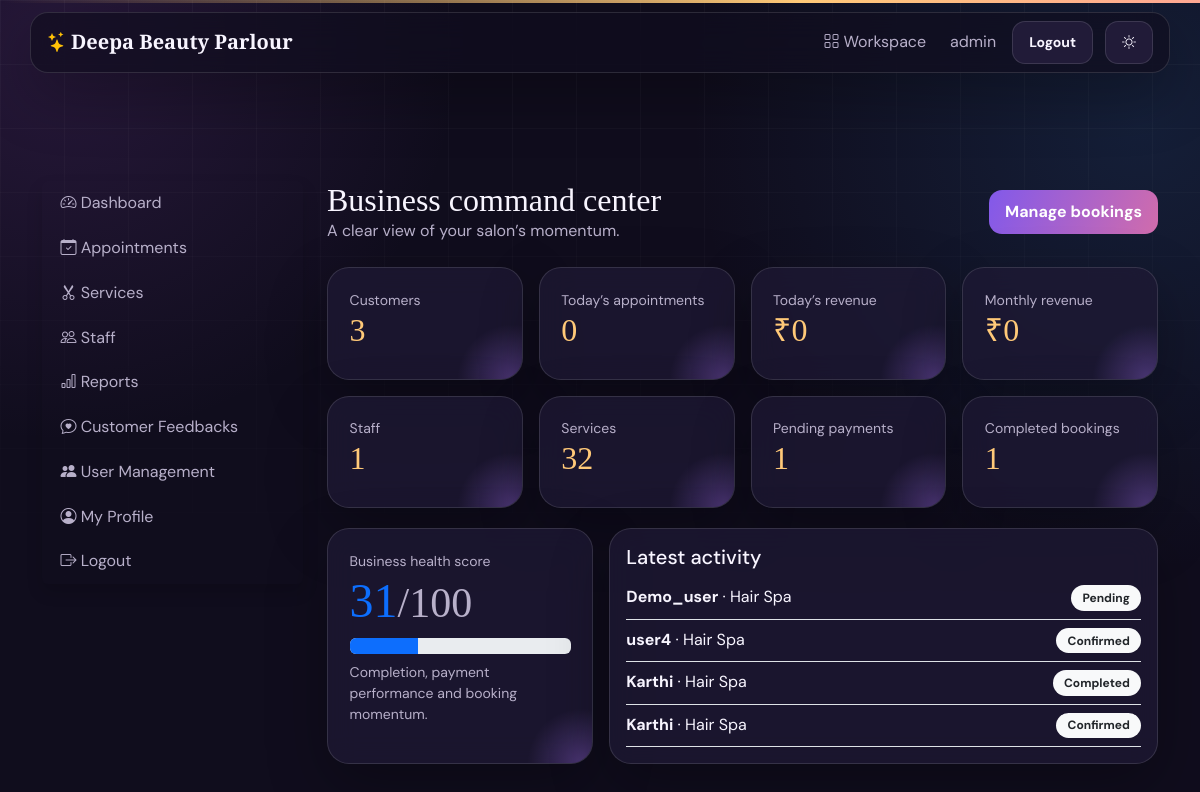
Page /owner/ (signed in) on the earlier database version.
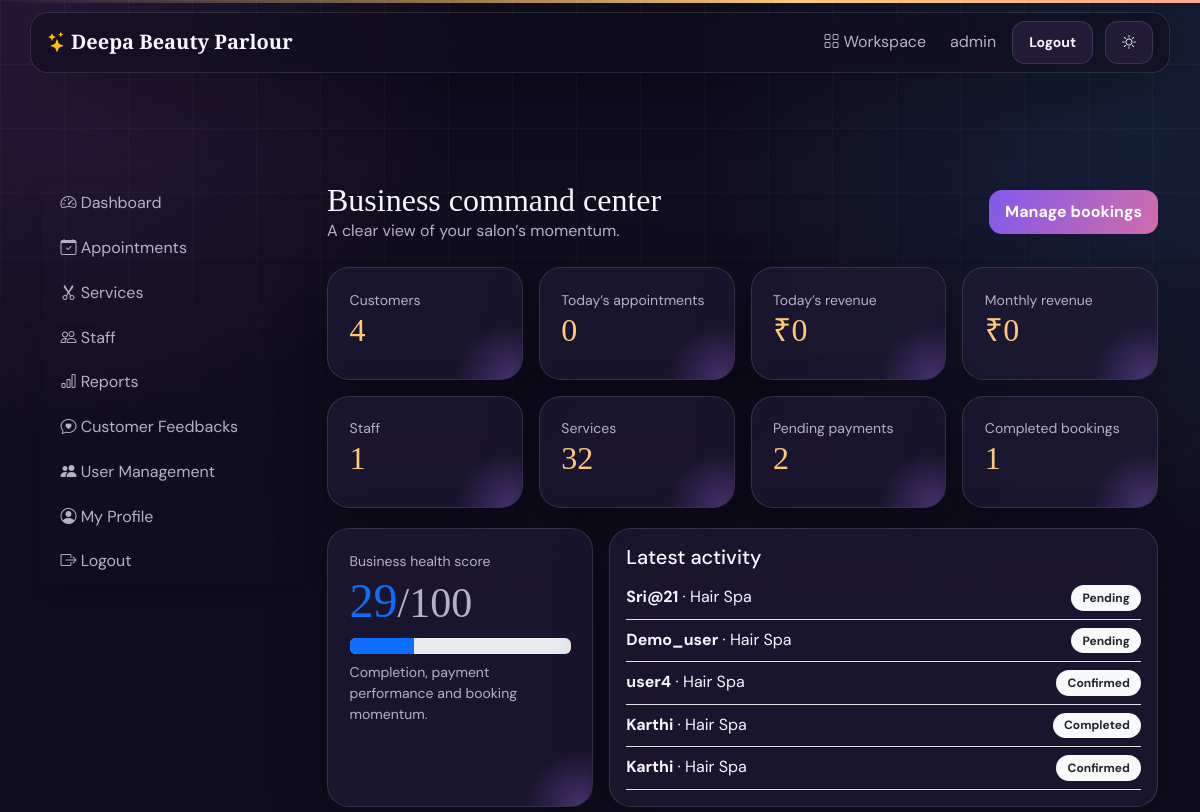
Same page on the later database version.
### appointments/models.py (models this page shows, shortened)
class Appointment(models.Model):
    class Status(models.TextChoices):
        PENDING = "PENDING", "Pending"
        CONFIRMED = "CONFIRMED", "Confirmed"
        COMPLETED = "COMPLETED", "Completed"
        CANCELLED = "CANCELLED", "Cancelled"
    customer = models.ForeignKey(
        settings.AUTH_USER_MODEL,
        on_delete=models.CASCADE,
        related_name="appointments"
    )
    salon = models.ForeignKey(
        Salon,
        on_delete=models.CASCADE
    )
    staff = models.ForeignKey(
        Staff,
        on_delete=models.SET_NULL,
        null=True,
        blank=True,
        related_name="appointments"
    )
    service = models.ForeignKey(
        Service,
        on_delete=models.CASCADE
    )
    appointment_date = models.DateField()
    appointment_time = models.TimeField()
    notes = models.TextField(
        blank=True
    )
    status = models.CharField(
        max_length=20,
        choices=Status.choices,
        default=Status.PENDING
    )
    worker_completed = models.BooleanField(default=False)
    worker_completed_at = models.DateTimeField(null=True, blank=True)
    worker_notes = models.TextField(blank=True)
    loyalty_redeemed = models.PositiveIntegerField(default=0)
    rescheduled_from = models.ForeignKey("self", null=True, blank=True, on_delete=models.SET_NULL, related_name="reschedules")
    created_at = models.DateTimeField(auto_now_add=True)
    updated_at = models.DateTimeField(auto_now=True)
    class Meta: #Prevent the double Booking
        ordering = ["appointment_date", "appointment_time"]

### accounts/models.py (models this page shows, shortened)
class User(AbstractUser):
    class Role(models.TextChoices):
        CUSTOMER = "CUSTOMER", "Customer"
        OWNER = "OWNER", "Salon Owner"
        STAFF = "STAFF", "Staff"
        SERVICE_MANAGER = "SERVICE_MANAGER", "Service Management"
        ADMIN = "ADMIN", "Admin"
    role = models.CharField(
        max_length=20,
        choices=Role.choices,
        default=Role.CUSTOMER
    )
    phone = models.CharField(max_length=15, blank=True)
    profile_image = models.ImageField(
        upload_to="profiles/",
        blank=True,
        null=True
    )
    created_at = models.DateTimeField(auto_now_add=True)

### services/models.py (models this page shows, shortened)
class Service(models.Model):
    salon = models.ForeignKey(
        Salon,
        on_delete=models.CASCADE,
        related_name="services"
    )
    name = models.CharField(max_length=100)
    description = models.TextField(blank=True)
    duration = models.PositiveIntegerField(
        help_text="Duration in minutes"
    )
    price = models.DecimalField(
        max_digits=8,
        decimal_places=2
    )
    image = models.ImageField(
        upload_to="services/",
        blank=True,
        null=True
    )
    is_available = models.BooleanField(default=True)
    is_trending = models.BooleanField(default=False)
    created_at = models.DateTimeField(auto_now_add=True)
    class Meta:
        ordering = ["name"]

### owner/views.py (the view)
# urls.py: path("", owner_dashboard, name="owner_dashboard"),
@owner_required
def owner_dashboard(request):
    today = timezone.localdate()
    appointments = scoped(request, Appointment.objects.all())
    payments = Payment.objects.filter(
        appointment__in=appointments,
        status=Payment.Status.VERIFIED,
    )
    month = today.replace(day=1)
    completed = appointments.filter(status=Appointment.Status.COMPLETED)
    total = appointments.count()
    health = min(100, round((completed.count() / total * 45 if total else 0) + (payments.filter(appointment__appointment_date__gte=month).count() / max(1, appointments.filter(appointment_date__gte=month).count()) * 35) + 20))
    status_counts = {status: appointments.filter(status=status).count() for status in Appointment.Status.values}
    top_staff = payments.values("appointment__staff__name").annotate(total=Sum("amount")).order_by("-total").first()
    popular_services = appointments.values("service__name").annotate(total=Count("id")).order_by("-total")[:5]
    worker_completed_count = appointments.filter(worker_completed=True).count()
    from reviews.models import Feedback
    feedbacks_count = Feedback.objects.count()
    avg_rating = Feedback.objects.aggregate(avg=Avg("rating"))["avg"] or 0
    context = {
        "total_customers": appointments.values("customer").distinct().count(),
        "today_appointments": appointments.filter(appointment_date=today).count(),
        "today_revenue": payments.filter(appointment__appointment_date=today).aggregate(v=Sum("amount"))["v"] or 0,
        "monthly_revenue": payments.filter(appointment__appointment_date__gte=month).aggregate(v=Sum("amount"))["v"] or 0,
        "total_staff": scoped(request, Staff.objects.all()).count(),
        "total_services": scoped(request, Service.objects.all()).count(),
        "pending_payments": Payment.objects.filter(appointment__in=appointments, status="PENDING").count(),
        "verified_payments": payments.count(),
        "cancelled": status_counts[Appointment.Status.CANCELLED],
        "completed": completed.count(),
        "worker_completed_count": worker_completed_count,
        "feedbacks_count": feedbacks_count,
        "avg_rating": round(avg_rating, 1),
        "health": health,
        "top_staff": top_staff,
        "popular_services": popular_services,
        "status_labels": list(status_counts.keys()),
        "status_values": list(status_counts.values()),
        "recent": appointments.select_related("customer", "service", "staff").order_by("-created_at")[:8]
    }
    return render(request, "owner/dashboard.html", context)

### owner/views.py (called while the page is built, shortened)
def get_admin_salon(request):
    if hasattr(request.user, "salon"):
        return request.user.salon

def scoped(request, qs):
    salon = get_admin_salon(request)
    if salon and hasattr(qs.model, "salon"):
        return qs.filter(salon=salon)
    return qs

### templates/owner/dashboard.html
{% extends "owner/base.html" %}{% block owner_content %}<div class="d-flex justify-content-between align-items-center mb-4"><div><h2 class="page-title mb-0">Business command center</h2><p class="text-muted mb-0">A clear view of your salon’s momentum.</p></div><a href="{% url 'owner_appointments' %}" class="btn btn-primary">Manage bookings</a></div><div class="row g-3">{% for label,value in stats %}{% endfor %}<div class="col-6 col-xl-3"><div class="card metric"><small class="text-muted">Customers</small><h2>{{ total_customers }}</h2></div></div><div class="col-6 col-xl-3"><div class="card metric"><small class="text-muted">Today’s appointments</small><h2>{{ today_appointments }}</h2></div></div><div class="col-6 col-xl-3"><div class="card metric"><small class="text-muted">Today’s revenue</small><h2>₹{{ today_revenue }}</h2></div></div><div class="col-6 col-xl-3"><div class="card metric"><small class="text-muted">Monthly revenue</small><h2>₹{{ monthly_revenue }}</h2></div></div><div class="col-6 col-xl-3"><div class="card metric"><small class="text-muted">Staff</small><h2>{{ total_staff }}</h2></div></div><div class="col-6 col-xl-3"><div class="card metric"><small class="text-muted">Services</small><h2>{{ total_services }}</h2></div></div><div class="col-6 col-xl-3"><div class="card metric"><small class="text-muted">Pending payments</small><h2>{{ pending_payments }}</h2></div></div><div class="col-6 col-xl-3"><div class="card metric"><small class="text-muted">Completed bookings</small><h2>{{ completed }}</h2></div></div></div><div class="row g-3 mt-1"><div class="col-md-4"><div class="card metric h-100"><small class="text-muted">Business health score</small><h1 class="display-5 text-primary">{{ health }}<small>/100</small></h1><div class="progress"><div class="progress-bar" style="width:{{ health }}%"></div></div><p class="small text-muted mt-2 mb-0">Completion, payment performance and booking momentum.</p></div></div><div class="col-md-8"><div class="card h-100"><div class="card-body"><h5>Latest activity</h5>{% for a in recent %}<div class="d-flex justify-content-between border-bottom py-2"><span><strong>{{ a.customer.username }}</strong> · {{ a.service.name }}</span><span class="badge bg-light text-dark">{{ a.get_status_display }}</span></div>{% empty %}<p class="text-muted">No activity yet.</p>{% endfor %}</div></div></div></div>{% endblock %}

Differences in the rows shown:
added Appointment: customer.username "Sri@21", service.name "Hair Spa", status "Pending"
Other differences:
{{ total_customers }}: "3" → "4"
{{ pending_payments }}: "1" → "2"
{{ health }}: "31" → "29"
{{ health }}: 31 → 29 (drawn)
